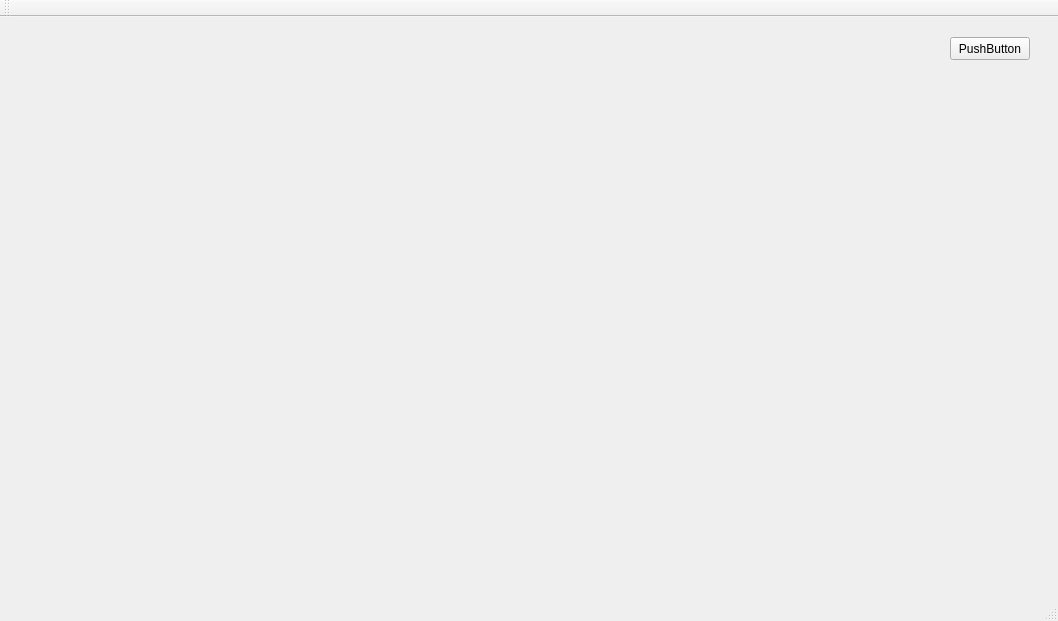
<?xml version="1.0" encoding="UTF-8"?>
<ui version="4.0">
 <class>MainWindow</class>
 <widget class="QMainWindow" name="MainWindow">
  <property name="geometry">
   <rect>
    <x>0</x>
    <y>0</y>
    <width>1058</width>
    <height>621</height>
   </rect>
  </property>
  <property name="windowTitle">
   <string>MainWindow</string>
  </property>
  <widget class="QWidget" name="centralWidget">
   <widget class="QPushButton" name="pushButton">
    <property name="geometry">
     <rect>
      <x>950</x>
      <y>20</y>
      <width>80</width>
      <height>23</height>
     </rect>
    </property>
    <property name="text">
     <string>PushButton</string>
    </property>
   </widget>
  </widget>
  <widget class="QMenuBar" name="menuBar">
   <property name="geometry">
    <rect>
     <x>0</x>
     <y>0</y>
     <width>1058</width>
     <height>20</height>
    </rect>
   </property>
  </widget>
  <widget class="QToolBar" name="mainToolBar">
   <attribute name="toolBarArea">
    <enum>TopToolBarArea</enum>
   </attribute>
   <attribute name="toolBarBreak">
    <bool>false</bool>
   </attribute>
  </widget>
  <widget class="QStatusBar" name="statusBar"/>
 </widget>
 <layoutdefault spacing="6" margin="11"/>
 <resources/>
 <connections/>
</ui>
